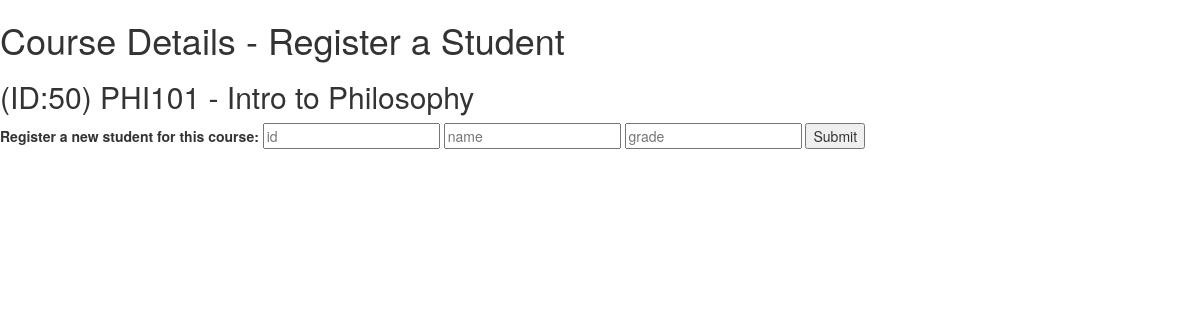
The app's page /register_student/50 with its own data.
### models.py (models this page shows)
class Course(db.Model):
    __tablename__ = 'course'
    id = db.Column(db.Integer, primary_key=True)
    course_number = db.Column(db.String)
    course_title = db.Column(db.String)
    students = db.relationship('RegisteredStudent', secondary='link')

### app.py (the view, shortened to what this page needs)
@app.route("/register_student/<int:course_id>", methods=['POST','GET'])
def register_student(course_id):
    course = Course.query.get(course_id)
    if request.method == 'GET':
        return render_template('course_details.html', course=course)

### templates/course_details.html (shortened to what this page needs)
{% extends "layout.html" %}
{% block body %}
<h1>Course Details - Register a Student</h1>
<h2>(ID:{{ course.id }}) {{ course.course_number }} - {{ course.course_title }}</h2>
<form action="{{ url_for('register_student', course_id=course.id) }}" method="POST">
    <label>Register a new student for this course: </label>
    <input type="text" name="id" placeholder="id">
    <input type="text" name="name" placeholder="name">
    <input type="text" name="grade" placeholder="grade">
    <input type="submit" value="Submit">
</form>
{% endblock %}

### records on screen
Course: id "50", course_number "PHI101", course_title "Intro to Philosophy"
